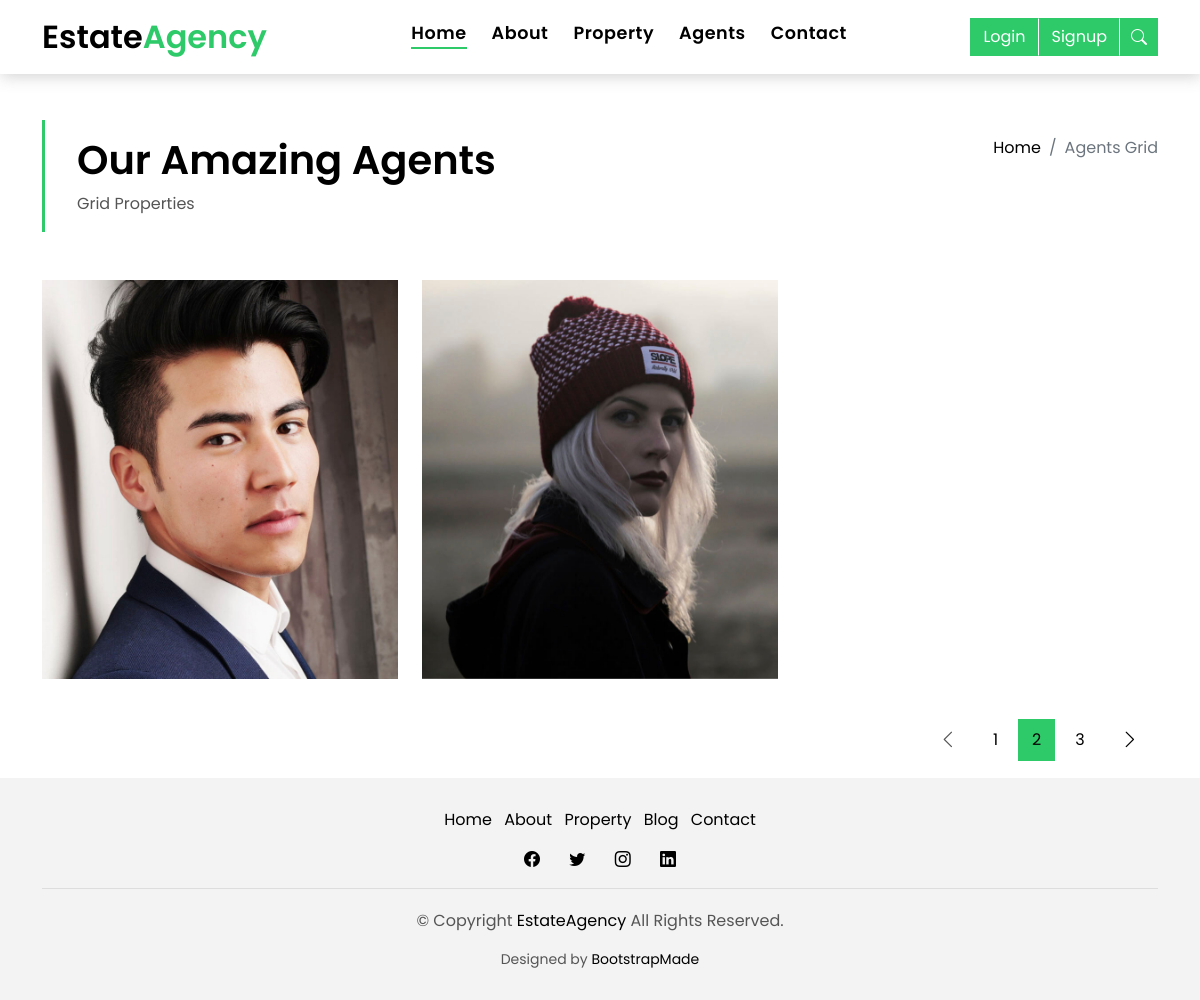
The app's page /agents/, older data.
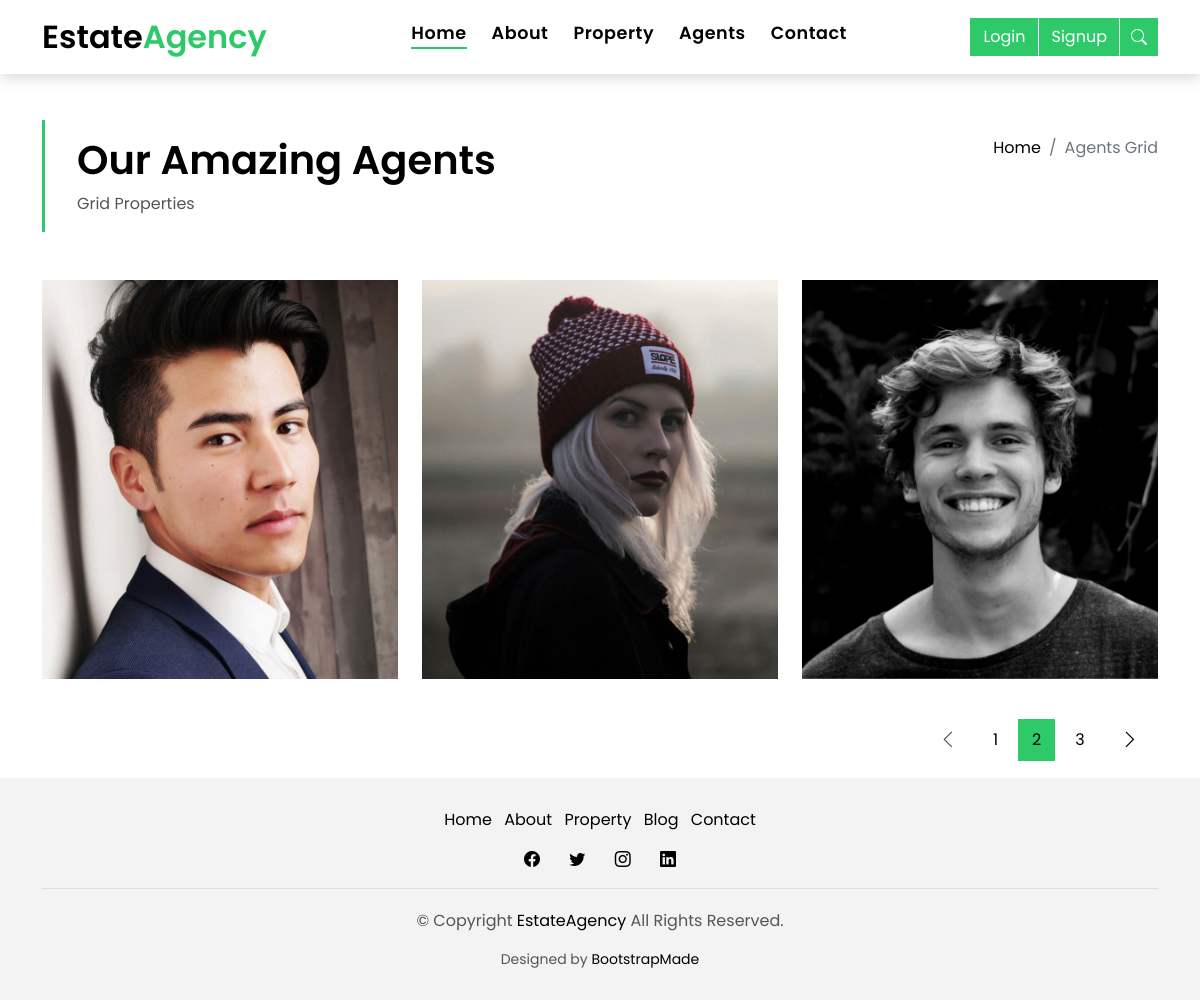
The same page, newer data.
### agents/models.py (models this page shows, shortened)
class Agent(models.Model):
    user = models.OneToOneField(
        User, on_delete=models.CASCADE, related_name='user')
    address = models.CharField(max_length=100)
    age = models.IntegerField(default=18, validators=[MinValueValidator(18)])
    bio = models.TextField()
    phone_number = models.CharField(max_length=20)
    profile_picture = models.ImageField(
        upload_to='images/profile_pictures/', null=True)
    slug = AutoSlugField(
        unique=True, always_update=True, populate_from='user')
    date_created = models.DateTimeField(auto_now_add=True)
    date_modified = models.DateTimeField(auto_now=True)
    @property
    def image_url(self):
        try:
            img = self.profile_picture.url
        except:
            img = ''
        return img

### agents/views.py (the view)
# urls.py: path('', views.agent_list_view, name='agent-list'),
def agent_list_view(request):
    agents = Agent.objects.all()
    context = {
        'agents': agents
    }
    return render(request, 'agents/agent-list.html', context)

### templates/agents/agent-list.html (shortened to what this page needs)
{% extends '../base.html' %}
{% load static %}
{% block content %}
<main id="main">
  <section class="intro-single">
    <div class="container">
      <div class="row">
        <div class="col-md-12 col-lg-8">
          <div class="title-single-box">
            <h1 class="title-single">Our Amazing Agents</h1>
            <span class="color-text-a">Grid Properties</span>
          </div>
        </div>
        <div class="col-md-12 col-lg-4">
          <nav aria-label="breadcrumb" class="breadcrumb-box d-flex justify-content-lg-end">
            <ol class="breadcrumb">
              <li class="breadcrumb-item">
                <a href="#">Home</a>
              </li>
              <li class="breadcrumb-item active" aria-current="page">
                Agents Grid
              </li>
            </ol>
          </nav>
        </div>
      </div>
    </div>
  </section>
  <section class="agents-grid grid">
    <div class="container">
      <div class="row">
        {% if agents %}
          {% for agent in agents %}
          <div class="col-md-4">
            <div class="card-box-d">
              <div class="card-img-d">
                <img src="{{ agent.image_url }}" alt="nothing" class="img-d img-fluid">
              </div>
              <div class="card-overlay card-overlay-hover">
                <div class="card-header-d">
                  <div class="card-title-d align-self-center">
                    <h3 class="title-d">
                      <a href="{% url 'agents:agent-detail' agent.slug %}" class="link-two">{{ agent.user.first_name }} {{ agent.user.last_name }}
                    </h3>
                  </div>
                </div>
                <div class="card-body-d">
                </div>
              </div>
            </div>
          </div>
          {% endfor %}
        {% else %}
        <p>No agent available.</p>
        {% endif %}
      </div>
      <div class="row">
        <div class="col-sm-12">
          <nav class="pagination-a">
            <ul class="pagination justify-content-end">
              <li class="page-item disabled">
                <a class="page-link" href="#" tabindex="-1">
                  <span class="bi bi-chevron-left"></span>
                </a>
              </li>
              <li class="page-item">
                <a class="page-link" href="#">1</a>
              </li>
              <li class="page-item active">
                <a class="page-link" href="#">2</a>
              </li>
              <li class="page-item">
                <a class="page-link" href="#">3</a>
              </li>
              <li class="page-item next">
                <a class="page-link" href="#">
                  <span class="bi bi-chevron-right"></span>
                </a>
              </li>
            </ul>
          </nav>
        </div>
      </div>
    </div>
  </section>
</main>
{% endblock content %}

Row changes from the older to the newer data that the page shows:
added Agent: image_url (picture)
